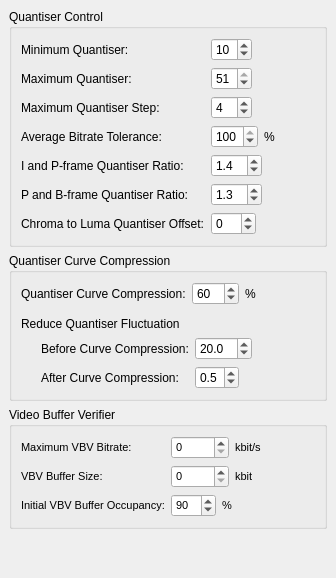
     <widget class="QWidget" name="tab_2" >
      <attribute name="title" >
       <string>Quantiser</string>
      </attribute>
      <layout class="QVBoxLayout" >
       <property name="margin" >
        <number>9</number>
       </property>
       <property name="spacing" >
        <number>6</number>
       </property>
       <item>
        <widget class="QGroupBox" name="groupBox_4" >
         <property name="title" >
          <string>Quantiser Control</string>
         </property>
         <layout class="QVBoxLayout" >
          <property name="margin" >
           <number>9</number>
          </property>
          <property name="spacing" >
           <number>6</number>
          </property>
          <item>
           <layout class="QGridLayout" >
            <property name="margin" >
             <number>0</number>
            </property>
            <property name="spacing" >
             <number>6</number>
            </property>
            <item row="2" column="1" >
             <layout class="QHBoxLayout" >
              <property name="margin" >
               <number>0</number>
              </property>
              <property name="spacing" >
               <number>6</number>
              </property>
              <item>
               <widget class="QSpinBox" name="quantiserMaxStepSpinBox" >
                <property name="maximum" >
                 <number>10</number>
                </property>
                <property name="value" >
                 <number>4</number>
                </property>
               </widget>
              </item>
              <item>
               <spacer>
                <property name="orientation" >
                 <enum>Qt::Horizontal</enum>
                </property>
                <property name="sizeHint" >
                 <size>
                  <width>40</width>
                  <height>20</height>
                 </size>
                </property>
               </spacer>
              </item>
             </layout>
            </item>
            <item row="1" column="0" >
             <widget class="QLabel" name="label_16" >
              <property name="text" >
               <string>Maximum Quantiser:</string>
              </property>
             </widget>
            </item>
            <item row="4" column="0" >
             <widget class="QLabel" name="label_6" >
              <property name="text" >
               <string>I and P-frame Quantiser Ratio:</string>
              </property>
             </widget>
            </item>
            <item row="0" column="1" >
             <layout class="QHBoxLayout" >
              <property name="margin" >
               <number>0</number>
              </property>
              <property name="spacing" >
               <number>6</number>
              </property>
              <item>
               <widget class="QSpinBox" name="quantiserMinSpinBox" >
                <property name="maximum" >
                 <number>51</number>
                </property>
                <property name="value" >
                 <number>10</number>
                </property>
               </widget>
              </item>
              <item>
               <spacer>
                <property name="orientation" >
                 <enum>Qt::Horizontal</enum>
                </property>
                <property name="sizeHint" >
                 <size>
                  <width>47</width>
                  <height>20</height>
                 </size>
                </property>
               </spacer>
              </item>
             </layout>
            </item>
            <item row="5" column="1" >
             <layout class="QHBoxLayout" >
              <property name="margin" >
               <number>0</number>
              </property>
              <property name="spacing" >
               <number>6</number>
              </property>
              <item>
               <widget class="QDoubleSpinBox" name="quantiserPbRatioSpinBox" >
                <property name="decimals" >
                 <number>1</number>
                </property>
                <property name="maximum" >
                 <double>10</double>
                </property>
                <property name="minimum" >
                 <double>1</double>
                </property>
                <property name="singleStep" >
                 <double>0.1</double>
                </property>
                <property name="value" >
                 <double>1.3</double>
                </property>
               </widget>
              </item>
              <item>
               <spacer>
                <property name="orientation" >
                 <enum>Qt::Horizontal</enum>
                </property>
                <property name="sizeHint" >
                 <size>
                  <width>40</width>
                  <height>20</height>
                 </size>
                </property>
               </spacer>
              </item>
             </layout>
            </item>
            <item row="3" column="1" >
             <layout class="QHBoxLayout" >
              <property name="margin" >
               <number>0</number>
              </property>
              <property name="spacing" >
               <number>6</number>
              </property>
              <item>
               <widget class="QSpinBox" name="avgBitrateToleranceSpinBox" >
                <property name="maximum" >
                 <number>100</number>
                </property>
                <property name="minimum" >
                 <number>0</number>
                </property>
                <property name="value" >
                 <number>100</number>
                </property>
               </widget>
              </item>
              <item>
               <widget class="QLabel" name="label_2" >
                <property name="text" >
                 <string>%</string>
                </property>
               </widget>
              </item>
              <item>
               <spacer>
                <property name="orientation" >
                 <enum>Qt::Horizontal</enum>
                </property>
                <property name="sizeHint" >
                 <size>
                  <width>40</width>
                  <height>20</height>
                 </size>
                </property>
               </spacer>
              </item>
             </layout>
            </item>
            <item row="2" column="0" >
             <widget class="QLabel" name="label_17" >
              <property name="text" >
               <string>Maximum Quantiser Step:</string>
              </property>
             </widget>
            </item>
            <item row="6" column="1" >
             <layout class="QHBoxLayout" >
              <property name="margin" >
               <number>0</number>
              </property>
              <property name="spacing" >
               <number>6</number>
              </property>
              <item>
               <widget class="QSpinBox" name="chromaLumaOffsetSpinBox" >
                <property name="maximum" >
                 <number>12</number>
                </property>
                <property name="minimum" >
                 <number>-12</number>
                </property>
               </widget>
              </item>
              <item>
               <spacer>
                <property name="orientation" >
                 <enum>Qt::Horizontal</enum>
                </property>
                <property name="sizeHint" >
                 <size>
                  <width>40</width>
                  <height>20</height>
                 </size>
                </property>
               </spacer>
              </item>
             </layout>
            </item>
            <item row="5" column="0" >
             <widget class="QLabel" name="label_7" >
              <property name="text" >
               <string>P and B-frame Quantiser Ratio:</string>
              </property>
             </widget>
            </item>
            <item row="3" column="0" >
             <widget class="QLabel" name="label_5" >
              <property name="text" >
               <string>Average Bitrate Tolerance:</string>
              </property>
             </widget>
            </item>
            <item row="6" column="0" >
             <widget class="QLabel" name="label_20" >
              <property name="text" >
               <string>Chroma to Luma Quantiser Offset:</string>
              </property>
             </widget>
            </item>
            <item row="1" column="1" >
             <layout class="QHBoxLayout" >
              <property name="margin" >
               <number>0</number>
              </property>
              <property name="spacing" >
               <number>6</number>
              </property>
              <item>
               <widget class="QSpinBox" name="quantiserMaxSpinBox" >
                <property name="maximum" >
                 <number>51</number>
                </property>
                <property name="minimum" >
                 <number>10</number>
                </property>
                <property name="value" >
                 <number>51</number>
                </property>
               </widget>
              </item>
              <item>
               <spacer>
                <property name="orientation" >
                 <enum>Qt::Horizontal</enum>
                </property>
                <property name="sizeHint" >
                 <size>
                  <width>40</width>
                  <height>20</height>
                 </size>
                </property>
               </spacer>
              </item>
             </layout>
            </item>
            <item row="0" column="0" >
             <widget class="QLabel" name="label_15" >
              <property name="text" >
               <string>Minimum Quantiser:</string>
              </property>
             </widget>
            </item>
            <item row="4" column="1" >
             <layout class="QHBoxLayout" >
              <property name="margin" >
               <number>0</number>
              </property>
              <property name="spacing" >
               <number>6</number>
              </property>
              <item>
               <widget class="QDoubleSpinBox" name="quantiserIpRatioSpinBox" >
                <property name="decimals" >
                 <number>1</number>
                </property>
                <property name="maximum" >
                 <double>10</double>
                </property>
                <property name="minimum" >
                 <double>1</double>
                </property>
                <property name="singleStep" >
                 <double>0.1</double>
                </property>
                <property name="value" >
                 <double>1.4</double>
                </property>
               </widget>
              </item>
              <item>
               <spacer>
                <property name="orientation" >
                 <enum>Qt::Horizontal</enum>
                </property>
                <property name="sizeHint" >
                 <size>
                  <width>40</width>
                  <height>20</height>
                 </size>
                </property>
               </spacer>
              </item>
             </layout>
            </item>
           </layout>
          </item>
         </layout>
        </widget>
       </item>
       <item>
        <widget class="QGroupBox" name="groupBox_3" >
         <property name="title" >
          <string>Quantiser Curve Compression</string>
         </property>
         <layout class="QVBoxLayout" >
          <property name="margin" >
           <number>9</number>
          </property>
          <property name="spacing" >
           <number>6</number>
          </property>
          <item>
           <layout class="QHBoxLayout" >
            <property name="margin" >
             <number>0</number>
            </property>
            <property name="spacing" >
             <number>6</number>
            </property>
            <item>
             <widget class="QLabel" name="label_8" >
              <property name="text" >
               <string>Quantiser Curve Compression:</string>
              </property>
             </widget>
            </item>
            <item>
             <layout class="QHBoxLayout" >
              <property name="margin" >
               <number>0</number>
              </property>
              <property name="spacing" >
               <number>6</number>
              </property>
              <item>
               <widget class="QSpinBox" name="quantiserCurveCompressSpinBox" >
                <property name="maximum" >
                 <number>100</number>
                </property>
                <property name="value" >
                 <number>60</number>
                </property>
               </widget>
              </item>
              <item>
               <widget class="QLabel" name="label_18" >
                <property name="text" >
                 <string>%</string>
                </property>
               </widget>
              </item>
              <item>
               <spacer>
                <property name="orientation" >
                 <enum>Qt::Horizontal</enum>
                </property>
                <property name="sizeHint" >
                 <size>
                  <width>40</width>
                  <height>20</height>
                 </size>
                </property>
               </spacer>
              </item>
             </layout>
            </item>
           </layout>
          </item>
          <item>
           <spacer>
            <property name="orientation" >
             <enum>Qt::Vertical</enum>
            </property>
            <property name="sizeType" >
             <enum>QSizePolicy::Fixed</enum>
            </property>
            <property name="sizeHint" >
             <size>
              <width>20</width>
              <height>6</height>
             </size>
            </property>
           </spacer>
          </item>
          <item>
           <layout class="QVBoxLayout" >
            <property name="margin" >
             <number>0</number>
            </property>
            <property name="spacing" >
             <number>6</number>
            </property>
            <item>
             <widget class="QLabel" name="label_23" >
              <property name="text" >
               <string>Reduce Quantiser Fluctuation</string>
              </property>
             </widget>
            </item>
            <item>
             <layout class="QHBoxLayout" >
              <property name="margin" >
               <number>0</number>
              </property>
              <property name="spacing" >
               <number>6</number>
              </property>
              <item>
               <spacer>
                <property name="orientation" >
                 <enum>Qt::Horizontal</enum>
                </property>
                <property name="sizeType" >
                 <enum>QSizePolicy::Fixed</enum>
                </property>
                <property name="sizeHint" >
                 <size>
                  <width>20</width>
                  <height>20</height>
                 </size>
                </property>
               </spacer>
              </item>
              <item>
               <layout class="QGridLayout" >
                <property name="margin" >
                 <number>0</number>
                </property>
                <property name="spacing" >
                 <number>6</number>
                </property>
                <item row="1" column="0" >
                 <widget class="QLabel" name="label_22" >
                  <property name="text" >
                   <string>After Curve Compression:</string>
                  </property>
                 </widget>
                </item>
                <item row="0" column="1" >
                 <layout class="QHBoxLayout" >
                  <property name="margin" >
                   <number>0</number>
                  </property>
                  <property name="spacing" >
                   <number>6</number>
                  </property>
                  <item>
                   <widget class="QDoubleSpinBox" name="quantiserBeforeCompressSpinBox" >
                    <property name="decimals" >
                     <number>1</number>
                    </property>
                    <property name="maximum" >
                     <double>999</double>
                    </property>
                    <property name="value" >
                     <double>20</double>
                    </property>
                   </widget>
                  </item>
                  <item>
                   <spacer>
                    <property name="orientation" >
                     <enum>Qt::Horizontal</enum>
                    </property>
                    <property name="sizeHint" >
                     <size>
                      <width>40</width>
                      <height>20</height>
                     </size>
                    </property>
                   </spacer>
                  </item>
                 </layout>
                </item>
                <item row="0" column="0" >
                 <widget class="QLabel" name="label_21" >
                  <property name="text" >
                   <string>Before Curve Compression:</string>
                  </property>
                 </widget>
                </item>
                <item row="1" column="1" >
                 <layout class="QHBoxLayout" >
                  <property name="margin" >
                   <number>0</number>
                  </property>
                  <property name="spacing" >
                   <number>6</number>
                  </property>
                  <item>
                   <widget class="QDoubleSpinBox" name="quantiserAfterCompressSpinBox" >
                    <property name="decimals" >
                     <number>1</number>
                    </property>
                    <property name="maximum" >
                     <double>1</double>
                    </property>
                    <property name="singleStep" >
                     <double>0.1</double>
                    </property>
                    <property name="value" >
                     <double>0.5</double>
                    </property>
                   </widget>
                  </item>
                  <item>
                   <spacer>
                    <property name="orientation" >
                     <enum>Qt::Horizontal</enum>
                    </property>
                    <property name="sizeHint" >
                     <size>
                      <width>40</width>
                      <height>20</height>
                     </size>
                    </property>
                   </spacer>
                  </item>
                 </layout>
                </item>
               </layout>
              </item>
             </layout>
            </item>
           </layout>
          </item>
         </layout>
        </widget>
       </item>
       <item>
        <widget class="QGroupBox" name="groupBox" >
         <property name="sizePolicy" >
          <sizepolicy>
           <hsizetype>5</hsizetype>
           <vsizetype>5</vsizetype>
           <horstretch>0</horstretch>
           <verstretch>0</verstretch>
          </sizepolicy>
         </property>
         <property name="title" >
          <string>Video Buffer Verifier</string>
         </property>
         <layout class="QVBoxLayout" >
          <property name="margin" >
           <number>9</number>
          </property>
          <property name="spacing" >
           <number>6</number>
          </property>
          <item>
           <layout class="QGridLayout" >
            <property name="margin" >
             <number>0</number>
            </property>
            <property name="spacing" >
             <number>6</number>
            </property>
            <item row="0" column="0" >
             <widget class="QLabel" name="label_9" >
              <property name="font" >
               <font>
                <family>MS Shell Dlg 2</family>
                <pointsize>8</pointsize>
                <weight>50</weight>
                <italic>false</italic>
                <bold>false</bold>
                <underline>false</underline>
                <strikeout>false</strikeout>
               </font>
              </property>
              <property name="text" >
               <string>Maximum VBV Bitrate:</string>
              </property>
             </widget>
            </item>
            <item row="2" column="0" >
             <widget class="QLabel" name="label_14" >
              <property name="font" >
               <font>
                <family>MS Shell Dlg 2</family>
                <pointsize>8</pointsize>
                <weight>50</weight>
                <italic>false</italic>
                <bold>false</bold>
                <underline>false</underline>
                <strikeout>false</strikeout>
               </font>
              </property>
              <property name="text" >
               <string>Initial VBV Buffer Occupancy:</string>
              </property>
             </widget>
            </item>
            <item row="1" column="1" >
             <layout class="QHBoxLayout" >
              <property name="margin" >
               <number>0</number>
              </property>
              <property name="spacing" >
               <number>6</number>
              </property>
              <item>
               <widget class="QSpinBox" name="vbvBufferSizeSpinBox" >
                <property name="font" >
                 <font>
                  <family>MS Shell Dlg 2</family>
                  <pointsize>8</pointsize>
                  <weight>50</weight>
                  <italic>false</italic>
                  <bold>false</bold>
                  <underline>false</underline>
                  <strikeout>false</strikeout>
                 </font>
                </property>
                <property name="maximum" >
                 <number>99999</number>
                </property>
               </widget>
              </item>
              <item>
               <widget class="QLabel" name="label_12" >
                <property name="font" >
                 <font>
                  <family>MS Shell Dlg 2</family>
                  <pointsize>8</pointsize>
                  <weight>50</weight>
                  <italic>false</italic>
                  <bold>false</bold>
                  <underline>false</underline>
                  <strikeout>false</strikeout>
                 </font>
                </property>
                <property name="text" >
                 <string>kbit</string>
                </property>
               </widget>
              </item>
              <item>
               <spacer>
                <property name="orientation" >
                 <enum>Qt::Horizontal</enum>
                </property>
                <property name="sizeHint" >
                 <size>
                  <width>40</width>
                  <height>20</height>
                 </size>
                </property>
               </spacer>
              </item>
             </layout>
            </item>
            <item row="2" column="1" >
             <layout class="QHBoxLayout" >
              <property name="margin" >
               <number>0</number>
              </property>
              <property name="spacing" >
               <number>6</number>
              </property>
              <item>
               <widget class="QSpinBox" name="vbvBufferOccupancySpinBox" >
                <property name="font" >
                 <font>
                  <family>MS Shell Dlg 2</family>
                  <pointsize>8</pointsize>
                  <weight>50</weight>
                  <italic>false</italic>
                  <bold>false</bold>
                  <underline>false</underline>
                  <strikeout>false</strikeout>
                 </font>
                </property>
                <property name="maximum" >
                 <number>100</number>
                </property>
                <property name="value" >
                 <number>90</number>
                </property>
               </widget>
              </item>
              <item>
               <widget class="QLabel" name="label_13" >
                <property name="font" >
                 <font>
                  <family>MS Shell Dlg 2</family>
                  <pointsize>8</pointsize>
                  <weight>50</weight>
                  <italic>false</italic>
                  <bold>false</bold>
                  <underline>false</underline>
                  <strikeout>false</strikeout>
                 </font>
                </property>
                <property name="text" >
                 <string>%</string>
                </property>
               </widget>
              </item>
              <item>
               <spacer>
                <property name="orientation" >
                 <enum>Qt::Horizontal</enum>
                </property>
                <property name="sizeHint" >
                 <size>
                  <width>40</width>
                  <height>20</height>
                 </size>
                </property>
               </spacer>
              </item>
             </layout>
            </item>
            <item row="0" column="1" >
             <layout class="QHBoxLayout" >
              <property name="margin" >
               <number>0</number>
              </property>
              <property name="spacing" >
               <number>6</number>
              </property>
              <item>
               <widget class="QSpinBox" name="vbvMaxBitrateSpinBox" >
                <property name="font" >
                 <font>
                  <family>MS Shell Dlg 2</family>
                  <pointsize>8</pointsize>
                  <weight>50</weight>
                  <italic>false</italic>
                  <bold>false</bold>
                  <underline>false</underline>
                  <strikeout>false</strikeout>
                 </font>
                </property>
                <property name="maximum" >
                 <number>99999</number>
                </property>
               </widget>
              </item>
              <item>
               <widget class="QLabel" name="label_10" >
                <property name="font" >
                 <font>
                  <family>MS Shell Dlg 2</family>
                  <pointsize>8</pointsize>
                  <weight>50</weight>
                  <italic>false</italic>
                  <bold>false</bold>
                  <underline>false</underline>
                  <strikeout>false</strikeout>
                 </font>
                </property>
                <property name="text" >
                 <string>kbit/s</string>
                </property>
               </widget>
              </item>
              <item>
               <spacer>
                <property name="orientation" >
                 <enum>Qt::Horizontal</enum>
                </property>
                <property name="sizeHint" >
                 <size>
                  <width>40</width>
                  <height>20</height>
                 </size>
                </property>
               </spacer>
              </item>
             </layout>
            </item>
            <item row="1" column="0" >
             <widget class="QLabel" name="label_11" >
              <property name="font" >
               <font>
                <family>MS Shell Dlg 2</family>
                <pointsize>8</pointsize>
                <weight>50</weight>
                <italic>false</italic>
                <bold>false</bold>
                <underline>false</underline>
                <strikeout>false</strikeout>
               </font>
              </property>
              <property name="text" >
               <string>VBV Buffer Size:</string>
              </property>
             </widget>
            </item>
           </layout>
          </item>
         </layout>
        </widget>
       </item>
       <item>
        <spacer>
         <property name="orientation" >
          <enum>Qt::Vertical</enum>
         </property>
         <property name="sizeHint" >
          <size>
           <width>20</width>
           <height>40</height>
          </size>
         </property>
        </spacer>
       </item>
      </layout>
     </widget>
